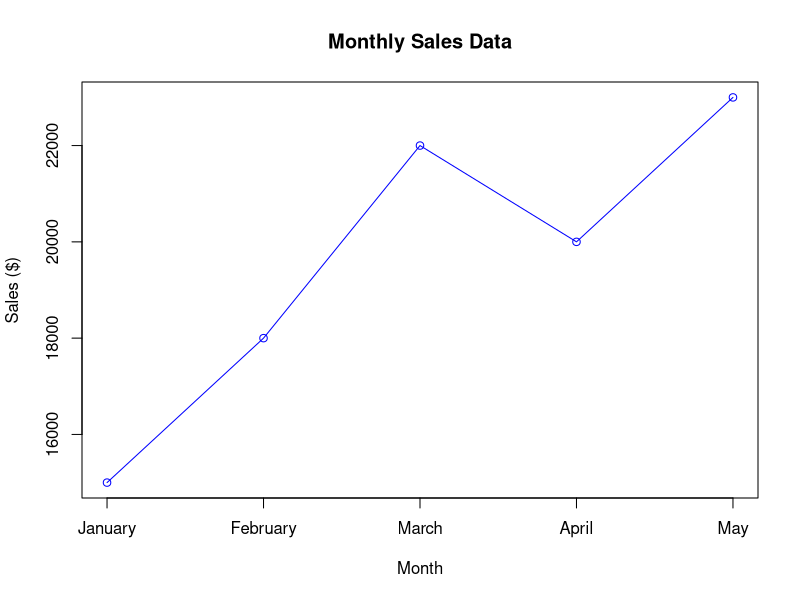

Source code (R):
month <- c("January","February","March","April","May")
sales <- c(15000,18000,22000,20000,23000)

plot(sales,
     type="o",
     col="blue",
     xaxt="n",
     xlab="Month",
     ylab="Sales ($)",
     main="Monthly Sales Data")

axis(1, at=1:5, labels=month)
